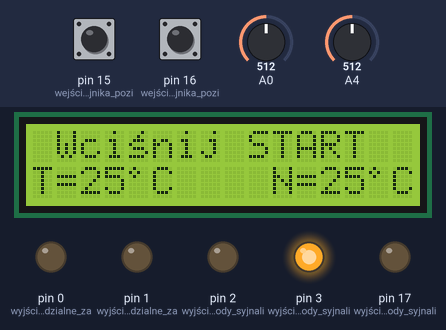
A sketch run on a simulated Arduino Uno, built with avr-gcc and run on an emulated ATmega328P. Shown: 16×2 character LCD, output pins drawn as LEDs (lit = HIGH). Inputs (shaded band) come from the test bench; at power-on: A0 = 512, pin 16 (wejście_dla_czujnika_pozi) HIGH, A4 = 512, pin 15 (wejście_dla_czujnika_pozi) HIGH.

Above: at 1.2 s.
1.3 s: A0 set to 53
At 1.4 s:
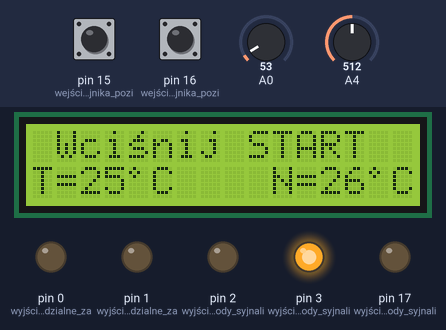
2.8 s: A0 set to 43
At 4.0 s:
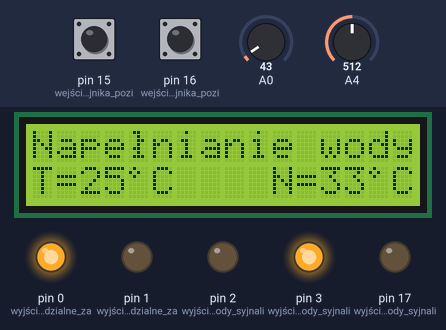
4.3 s: pin 16 (wejście_dla_czujnika_pozi) pulled LOW for 0.15 s
At 5.6 s:
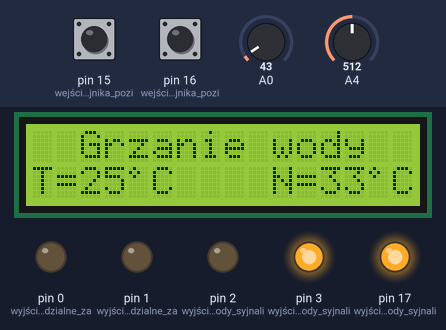
5.9 s: A4 set to 545
At 6.9 s:
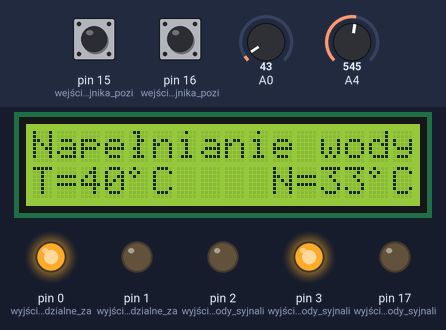
7.4 s: A4 set to 1006
At 8.6 s:
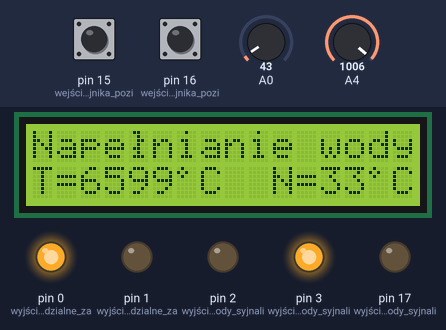
8.9 s: A4 set to 1023
At 9.9 s:
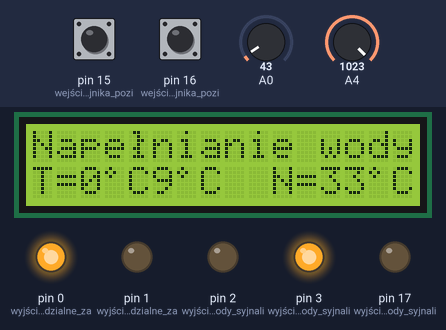
Timing chart, 0 to 11.4 s (numbered marks = the images above; inputs shaded):
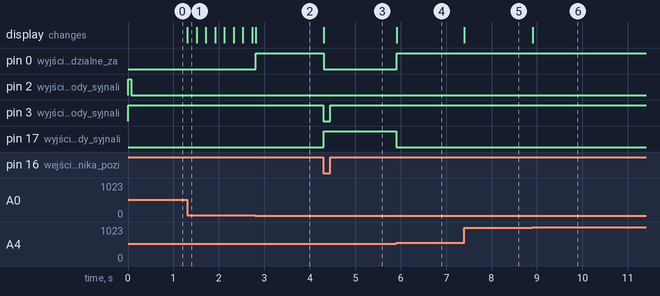

Measured:
- the behaviour switches between 50 and 49 on A0 (found by bisection; images 1 and 2)
- the behaviour switches between 529 and 530 on A4 (found by bisection; images 3 and 4)
- the behaviour switches between 1022 and 1023 on A4 (found by bisection; images 5 and 6)
- after the input at 1.3 s, the display: changes at once (image 1)
- after the input at 2.8 s, pin 0 (wyjście_odpowiedzialne_za): LOW → HIGH at once; the display: changes at once (image 2)
- after the input at 4.3 s, pin 0 (wyjście_odpowiedzialne_za): HIGH → LOW at once; pin 3 (wyjście_dla_diody_syjnali): HIGH → LOW at once, → HIGH 0.15 s later; pin 17 (wyjście_dla_diody_syjnali): LOW → HIGH at once; the display: changes at once (image 3)
- after the input at 5.9 s, pin 0 (wyjście_odpowiedzialne_za): LOW → HIGH at once; pin 17 (wyjście_dla_diody_syjnali): HIGH → LOW at once; the display: first changes at once (image 4 shows a later state)
- after the input at 7.4 s, the display: changes at once (image 5)
- after the input at 8.9 s, the display: changes at once (image 6)

The sketch:

projekt1.ino
```cpp
#include <LiquidCrystal.h>            //dodanie do projektu biblioteki do obsługi wyświetlacza LCD
LiquidCrystal lcd(8, 9, 4, 5, 6, 7);  //zdefiniowanie numerów pinów wejściowych wyświetlacza LCD

//--------poniżej stałe konfiguracyjne:----------------------
const int R1=1995;                 //wartość rezystancji dla rezystora R1 (OHM)
const float V0=4.972;              //wartość zmierzonego napięcia zasilania układów scalonych arduino (Volty)
const float wspolczynnik_A=17.652; //współczynnik kierunkowy funkcji liniowej związany z czujnikiem temperatury
const int wspolczynnik_B=1554;     //wyraz wolny  funkcji liniowej związany z czujnikiem temperatury
//-----------------------------------------------------------

//------------zmienne programu-------------------------------
float V_adc;                    //napięcie odczytane z ADC
float R_temp;                   //obliczona rezystancja czujnika temperatury
int adc_0  = 0;                 //odczyt wartości z ADC związany z przyciskami shieldu LCD
int nastawa_temperatury=25;     //zmienna nastawy temperatury (stopnie celcjusza)
float pomiar_temperatury=0;     //aktualna zmierzona temperatura
unsigned long czas_DS=millis(); //zmienna związana z eliminacją problemu drgań styku przycisków
//-----------
int program=0;  //zmienna aktualnie realizowanego programu sterownika
//programy sterownia:
//0 - oczekiwanie na start
//1 - pompowanie wody do zbiornika
//2 - podgrzewanie wody
//3 - wypuszczanie wody
//-----------------------------------------------------------

//----macierze definiujące znaki specjalne dla wyświetlacza LCD---------------
byte stopnie[8] ={B01000,B10100,B01000,B00000,B00000,B00000,B00000,B00000};    //znak stopnie (małe kółeczko)
byte s_z_kreska[8] ={B00010,B00100,B01110,B10000,B01110,B00001,B11110,B00000}; //polski znak: ś
byte l_z_kreska[8] ={B01100,B00100,B00110,B00100,B01100,B00100,B01110,B00000}; //polski znak: ł
//----------------------------------------------------------------------------

//początek funkcji inicjalizującej arduino SETUP (wykonuje się tylko raz przy włączaniu arduino)
void setup(){

  //--poniżej definicja wejść i wyjść (IO) do arduino------------------------------------
   pinMode(0, OUTPUT);  //wyjście odpowiedzialne za pompę napełniającą wodę do zbiornika
   pinMode(1, OUTPUT);  //wyjście odpowiedzialne za pompę spuszczającą wodę ze zbiornika

   pinMode(2, OUTPUT);  //wyjście dla diody syjnalizującej stan MIN wody w zbiorniku
   pinMode(3, OUTPUT);  //wyjście dla diody syjnalizującej stan MAX wody w zbiorniku

   pinMode(17, OUTPUT); //wyjście dla diody syjnalizującej włączone podgrzewanie wody w zbiorniku

   pinMode(15, INPUT);  //wejście dla czujnika poziomu wody w zbiorniu - stan MIN
   pinMode(16, INPUT);  //wejście dla czujnika poziomu wody w zbiorniu - stan MAX
  //-------------------------------------------------------------------------------------

  //--poniżej ustalenie stanów początkowych dla pinów arduino---
  digitalWrite(0, LOW);   //pompa wyłączona
  digitalWrite(1, LOW);   //pompa wyłączona
  digitalWrite(15, HIGH); //jednocześnie właczenie rezystora PULLUP dla wejścia
  digitalWrite(16, HIGH); //jednocześnie właczenie rezystora PULLUP dla wejścia
  digitalWrite(17, LOW);  //podgrzewanie wyłączone
  digitalWrite(2, HIGH);   //dioda wyłączona
  digitalWrite(3, HIGH);   //dioda wyłączona
  //-----------------------------------------------------------

  //-----kreacja znaków specjalnych dla wyświetlacza LCD-------
  lcd.createChar(0, stopnie);    //stopnie
  lcd.createChar(1, s_z_kreska); //ś
  lcd.createChar(2, l_z_kreska); //ł
  //-----------------------------------------------------------

  lcd.begin(16, 2);           //rozpoczęcie pracy wyświetlacza LCD
  }
//koniec funkcji inicjalizującej arduino SETUP

// początek pętli głównej programu
void loop(){
  V_adc=V0*analogRead(4)/1023;                               //obliczenie aktualnego napięcia przyłożonego do pinu A4 (dla czujnika temperatury)
  R_temp=V_adc*R1/(V0-V_adc);                                //obliczenie aktualnej rezystancji czujnika temperatury
  pomiar_temperatury=(R_temp-wspolczynnik_B)/wspolczynnik_A; //obliczenie aktualnej wartości temperatury

//----------poniżej obsługa programów sterownika---------------
// program oczekiwania na start (program startowy):
  if(program==0){   lcd.setCursor(1,0);                                                //ustawienie kursora wyświetlacza LCD
                    lcd.print("Wci");lcd.write(byte(1));lcd.print("nij START");        //wydruk tekstu na wyświetlaczu LCD (ze znakiem specjalnym)
                 }
// program napełniania wody do zbiornika:
  if(program==1){   lcd.setCursor(0,0);                                                //ustawienie kursora wyświetlacza LCD
                    lcd.print("Nape");lcd.write(byte(2));lcd.print("nianie wody");     //wydruk tekstu na wyświetlaczu LCD (ze znakiem specjalnym)
                    digitalWrite(0, HIGH);                                             //włączanie pompy napełniającej zbiornik
                    if(digitalRead(16)==LOW) {                                         //wejście w warunek jeśli czujnik poziomu MAX załączy się
                                              program=2;                               //zmiana programu na kolejny (grzania)
                                              lcd.clear();                             //wymazanie wszystkich znaków z wyświetlacza LCD
                                              digitalWrite(0, LOW);                    //wyłączenie pompy napełniającej zbiornik
                                              }
                 }
// program grzania wody:
  if(program==2){   lcd.setCursor(2,0);                                                //ustawienie kursora wyświetlacza LCD
                    lcd.print("Grzanie wody");                                         //wydruk tekstu na wyświetlaczu LCD
                    digitalWrite(17,HIGH);                                             //włączenie diody grzania
                    if(pomiar_temperatury>=nastawa_temperatury){                       // wejście w warunek jeśli mierzona temperatura będzie większa lub równa od nastawionej
                                                                 lcd.clear();          //wymazanie wszystkich znaków z wyświetlacza LCD
                                                                 digitalWrite(17,LOW); //wyłączenie diody grzania
                                                                 program=3;            //zmiana programu na kolejny (spuszczanie wody)
                                                                };
                 }
// program opróżniania wody do zbiornika:
  if(program==3){   lcd.setCursor(3,0);                                                //ustawienie kursora wyświetlacza LCD
                    lcd.print("Spust wody");                                           //wydruk tekstu na wyświetlaczu LCD
                    digitalWrite(1, HIGH);                                             //włączanie pompy opróżniającej zbiornik
                    if(digitalRead(15)==HIGH) {                                        //wejście jeśli czujnik poziomu MIN załączy się
                                               program=0;                              //zmiana programu (program startowy)
                                               lcd.clear();                            //wymazanie wszystkich znaków z wyświetlacza LCD
                                               digitalWrite(1, LOW);                   //wyłączenie pompy opróżniającej zbiornik
                                               }
                 }
//----------koniec obsługi programów sterownika-----------------

//poniżej wyświetlanie temperatury zmierzonej T oraz nastawionej przez użytkownika N
  lcd.setCursor(0,1);                                                   //ustawienie kursora wyświetlacza LCD
  lcd.print("T=");                                                      //wydruk tekstu na wyświetlaczu LCD
  if(pomiar_temperatury<10) lcd.print(" ");                             //dodatkowa spacja w tekscie jeśli temperatura <10 (ponieważ wyświetla się jedna cyfra mniej)
  lcd.print(int(pomiar_temperatury));lcd.write(byte(0));lcd.print("C"); //wydruk tekstu (temperatury zmierzonej T) na wyświetlaczu LCD (ze znakiem specjalnym)

  lcd.setCursor(10,1);                                                  //ustawienie kursora wyświetlacza LCD
  lcd.print("N=");                                                      //wydruk tekstu na wyświetlaczu LCD
  if(nastawa_temperatury<10) lcd.print(" ");                            //dodatkowa spacja w tekscie jeśli temperatura <10 (ponieważ wyświetla się jedna cyfra mniej)
  lcd.print(nastawa_temperatury);lcd.write(byte(0));lcd.print("C");     //wydruk tekstu (temperatury nastawionej N) na wyświetlaczu LCD (ze znakiem specjalnym)


//------------obsługa przycisków z arduino LCD shield: -----------------------------------
    adc_0 = analogRead(0);                                              //odczyt ADC z wejścia przycisków A0

    //przycisk "RIGHT"
    if (adc_0 < 50   && program==0)  {                                  //wejście w warunek jeśli ADC jest mniejsze od 50 oraz aktualny program to program startowy
                                       lcd.clear();                     //wymazanie wszystkich znaków z wyświetlacza LCD
                                       program=1;                       //zmiana programu na kolejny (napełnianie wody do zbiornika)
                                      }
    //przycisk "UP"
    if (adc_0 >= 50  && adc_0 < 250 && millis()-czas_DS>200 && nastawa_temperatury<99)  {                        //wejście w warunek jeśli ADC jest w przedziale <50,250) oraz przycisk został naciśnięty w czasie
                                                                                                                 //nie krótszym niż 200ms oraz jeśli nastawa temperatury jest mniejsza od wartości 99
                                                                                         czas_DS=millis();       //rozpoczęcie odliczania czasu
                                                                                         nastawa_temperatury++;  //dodatnie jedności do aktualnej wartości nastawy temperatury
                                                                                         }
    //przycisk "DOWN"
    if (adc_0 >= 250 && adc_0 < 450 && millis()-czas_DS>200 && nastawa_temperatury>0)  {                         //wejście w warunek jeśli ADC jest w przedziale <250,450) oraz przycisk został naciśnięty w czasie
                                                                                                                 //nie krótszym niż 200ms oraz jeśli nastawa temperatury jest większa od wartości zero
                                                                                        czas_DS=millis();        //rozpoczęcie odliczania czasu
                                                                                        nastawa_temperatury--;   //odjęcie jedności do aktualnej wartości nastawy temperatury
                                                                                        }
//-------------koniec obsługi przycisków z arduino LCD shield---------------------------------


//poniżej obsługa diód LED dla stanów MIN oraz MAX:
    digitalWrite(2,!digitalRead(15));   //załącz diodę MIN jeśli stan czujnika MIN jest rozłączony (wykrzyknik oznacza odwrócenie stanu logicznego)
    digitalWrite(3,digitalRead(16));    //załącz diodę MAX jeśli stan czujnika MAX jest załączony
}
//koniec pętli głównej programu
```
